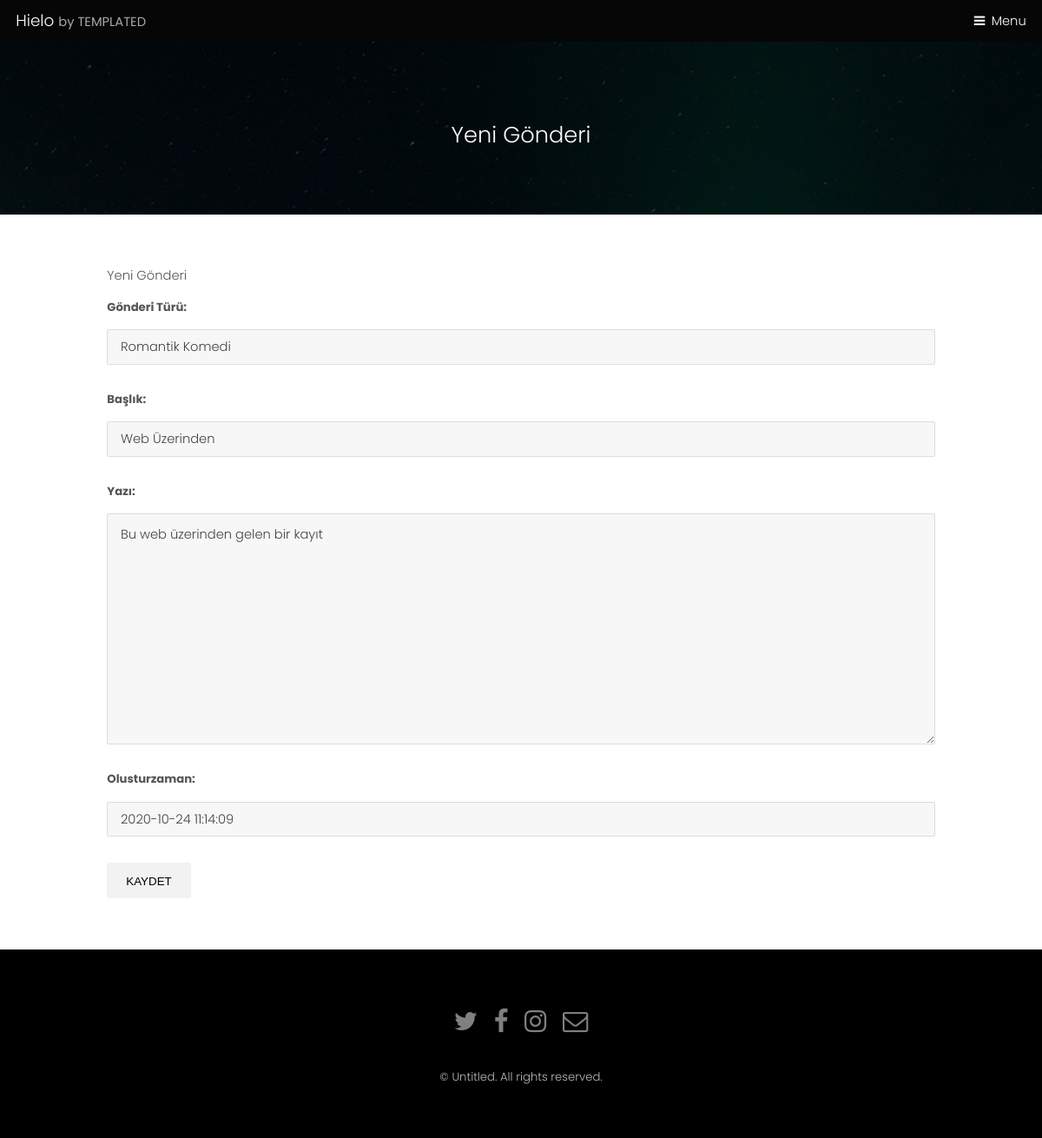
Screenshot of /blog/gonderi/4/edit/ with the database file from the repository.
### blog/models.py (models this page shows, shortened)
class GonderiModel(models.Model):
    yazar=models.ForeignKey("auth.User",on_delete=models.CASCADE)
    baslik=models.CharField(max_length=200,verbose_name="Başlık")
    yazi=models.TextField(verbose_name="Yazı")
    olusturzaman=models.DateTimeField(default=timezone.now)
    yayimzaman=models.DateTimeField(blank=True,null=True)
    GONDERI_CHOICES = (
        ('1','Romantik Komedi'),
        ('2', 'Drama'),
        ('3','Korku'),
    )
    tur = models.CharField(max_length=5,verbose_name="Gönderi Türü",\
        choices=GONDERI_CHOICES,default="1")

### blog/views.py (the view)
# urls.py: path('gonderi/<int:pk>/edit/',views.gonderiduzenle, name="editgonderi"),
def gonderiduzenle(request,pk):
    gonderi=get_object_or_404(GonderiModel,pk=pk)
    if request.method == "POST":
        form = GonderiForm(request.POST,instance=gonderi)
        if form.is_valid():
            gonderi = form.save(commit=False)
            gonderi.yazar = request.user
            gonderi.yayimzaman = timezone.now()
            gonderi.save()
            return redirect("gonderidetay",pk=gonderi.pk)
    else:
        form = GonderiForm(instance=gonderi)
    return render(request,'blog/gonderiduzenle.html',{"form":form})

### blog/forms.py
class GonderiForm(forms.ModelForm):
    class Meta:
        model = GonderiModel
        fields = ("tur","baslik","yazi","olusturzaman")

### templates/blog/gonderiduzenle.html (shortened to what this page needs)
{% extends "../generic.html" %}
{%block title%}
		Yeni Gönderi
		{% endblock %}
{% block content2 %}
<h1>Yeni Gönderi</h1>
<form method="POST">
    {{form.as_p}}
    <button type="submit" >Kaydet</button>
</form>
{% endblock %}

### static/assets/css/main.css (style rules this page uses)
html, body, div, span, applet, object, iframe, h1, h2, h3, h4, h5, h6, p, blockquote, pre, a, abbr, acronym, address, big, cite, code, del, dfn, em, img, ins, kbd, q, s, samp, small, strike, strong, sub, sup, tt, var, b, u, i, center, dl, dt, dd, ol, ul, li, fieldset, form, label, legend, table, caption, tbody, tfoot, thead, tr, th, td, article, aside, canvas, details, embed, figure, figcaption, footer, header, hgroup, menu, nav, output, ruby, section, summary, time, mark, audio, video { margin: 0; padding: 0; border: 0; font-size: 100%; font: inherit; vertical-align: baseline; }
body { line-height: 1; }
body { -webkit-text-size-adjust: none; }
*, *:before, *:after { -moz-box-sizing: border-box; -webkit-box-sizing: border-box; box-sizing: border-box; }
body { -ms-overflow-style: scrollbar; }
body { background: #fff; }
html { font-size: 13pt; }
@media screen and (max-width: 1680px) { html { font-size: 11pt; } }
@media screen and (max-width: 1280px) { html { font-size: 11pt; } }
body { background-color: #fff; color: #444; }
body, input, select, textarea { font-family: "Poppins", sans-serif; font-weight: 300; font-size: 1rem; line-height: 1.65; }
p { margin: 0 0 2rem 0; }
h1, h2, h3, h4, h5, h6 { font-weight: 300; line-height: 1.5; margin: 0 0 1rem 0; }
input, select, textarea { color: #555; }
h1, h2, h3, h4, h5, h6 { color: #555; }
input[type="submit"], input[type="reset"], input[type="button"], button, .button { -moz-appearance: none; -webkit-appearance: none; -ms-appearance: none; appearance: none; -moz-transition: background-color 0.2s ease-in-out, color 0.2s ease-in-out; -webkit-transition: background-color 0.2s ease-in-out, color 0.2s ease-in-out; -ms-transition: background-color 0.2s ease-in-out, color 0.2s ease-in-out; transition: background-color 0.2s ease-in-out, color 0.2s ease-in-out; border-radius: 2px; border: 0; cursor: pointer; display: inline-block; font-weight: 300; height: 2.85rem; line-height: 2.95rem; padding: 0 1.5rem; text-align: center; text-decoration: none; text-transform: uppercase; white-space: nowrap; }
input[type="submit"], input[type="reset"], input[type="button"], button, .button { background-color: #f2f2f2; color: #000 !important; }
form { margin: 0 0 2rem 0; }
label { display: block; font-size: 0.9rem; font-weight: 700; margin: 0 0 1rem 0; }
input[type="text"], input[type="password"], input[type="email"], select, textarea { -moz-appearance: none; -webkit-appearance: none; -ms-appearance: none; appearance: none; border-radius: 2px; border: none; border: solid 1px; color: inherit; display: block; outline: 0; padding: 0 1rem; text-decoration: none; width: 100%; }
input[type="text"], input[type="password"], input[type="email"], select { height: 2.75rem; }
textarea { padding: 0.75rem 1rem; }
label { color: #555; }
input[type="text"], input[type="password"], input[type="email"], select, textarea { background: rgba(144, 144, 144, 0.075); border-color: rgba(144, 144, 144, 0.25); }
body.subpage { padding-top: 3.25em; }

### rows the page displays
GonderiModel: tur "Romantik Komedi", baslik "Web Üzerinden", yazi "Bu web üzerinden gelen bir kayıt", olusturzaman "2020-10-24 11:14:09"
